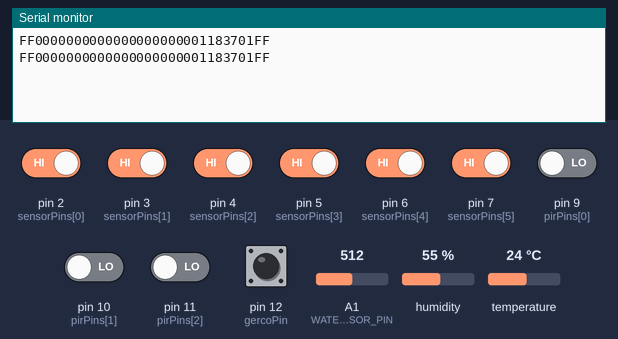
A sketch run on a simulated Arduino Uno, built with avr-gcc and run on an emulated ATmega328P. Parts: the last lines printed to the serial monitor. Inputs (shaded band) come from the test bench; at power-on: pin 2 (sensorPins[0]), pin 3 (sensorPins[1]), pin 4 (sensorPins[2]), pin 5 (sensorPins[3]), pin 6 (sensorPins[4]), pin 7 (sensorPins[5]), pin 12 (gercoPin) HIGH, pin 9 (pirPins[0]), pin 10 (pirPins[1]), pin 11 (pirPins[2]) LOW, temperature 24 °C, A1 (WATER_SENSOR_PIN) = 512, humidity 55 %.

Above: at 1.8 s.
1.9 s: temperature set to 12 °C
At 2.5 s:
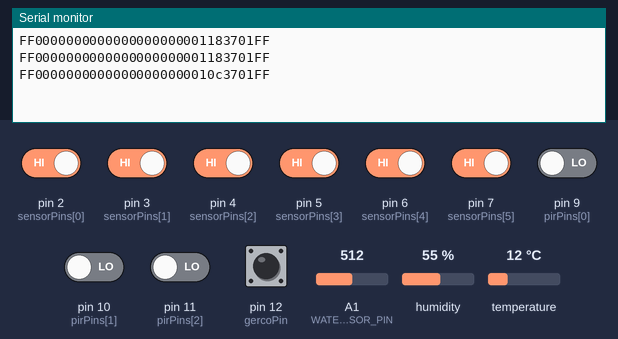
4.5 s: A1 (WATER_SENSOR_PIN) set to 490
At 5.5 s:
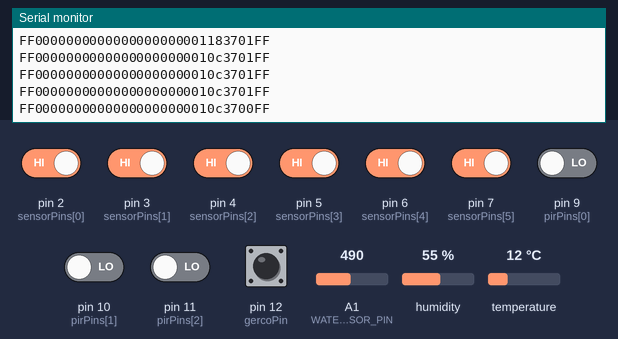
6.0 s: pin 2 (sensorPins[0]) driven LOW
At 6.5 s:
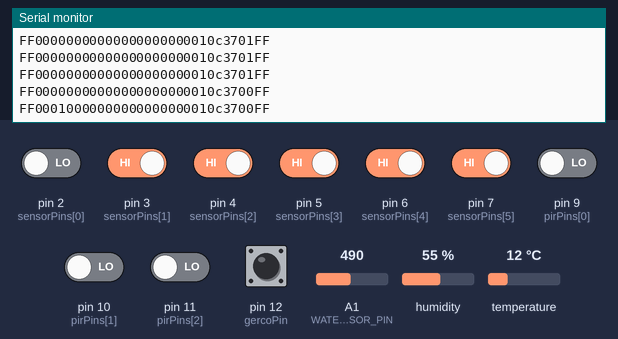
7.5 s: pin 3 (sensorPins[1]) driven LOW
At 8.5 s:
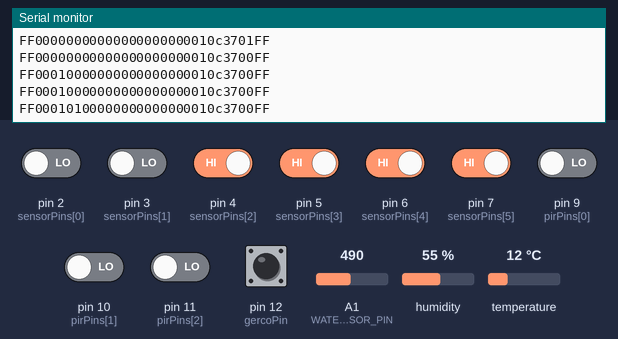
9.0 s: pin 4 (sensorPins[2]) driven LOW
At 9.5 s:
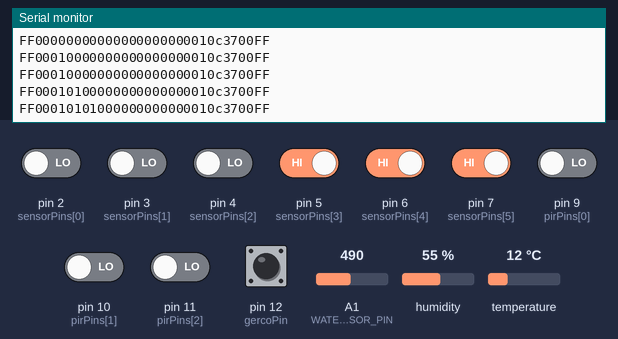
10.5 s: pin 5 (sensorPins[3]) driven LOW
At 11.5 s:
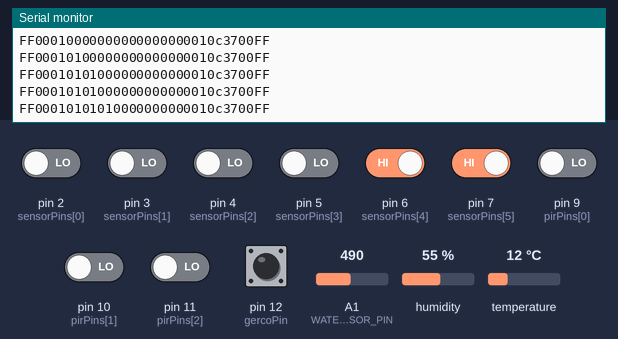

The sketch:

Slave.ino
```cpp
#include <dht.h>

dht DHT;
#define DHT22_PIN 8
#define WATER_SENSOR_PIN A1

struct {
    uint32_t total, ok, crc_error, time_out, connect, ack_l, ack_h, unknown;
} stat = {0};

#define NUM_SENSORS 6
#define NUM_PIR_SENSORS 3

const int sensorPins[NUM_SENSORS] = {2, 3, 4, 5, 6, 7};
const int pirPins[NUM_PIR_SENSORS] = {9, 10, 11};

byte sensorValues[NUM_SENSORS];
byte pirValues[NUM_PIR_SENSORS];
int waterSensorValue;

const int gercoPin = 12;
int oldValue = HIGH;

void setup() {
    Serial.begin(115200);
    pinMode(gercoPin, INPUT_PULLUP);
    for (int i = 0; i < NUM_SENSORS; i++) {
        pinMode(sensorPins[i], INPUT);
    }
    for (int i = 0; i < NUM_PIR_SENSORS; i++) {
        pinMode(pirPins[i], INPUT);
    }
}

void loop() {
    checkButtonState();
    readSmokeSensors();
    readPirSensors();
    readDHTSensor();
    readWaterSensor();
    sendDataAsHexString();
    delay(1000);
}

void checkButtonState() {
    int newValue = digitalRead(gercoPin);
    if (newValue != oldValue) {
        oldValue = newValue;
    }
}

void readSmokeSensors() {
    for (int i = 0; i < NUM_SENSORS; i++) {
        sensorValues[i] = (digitalRead(sensorPins[i]) == LOW) ? 1 : 0;
    }
}

void readPirSensors() {
    for (int i = 0; i < NUM_PIR_SENSORS; i++) {
        pirValues[i] = (digitalRead(pirPins[i]) == HIGH) ? 1 : 0;
    }
}

void readDHTSensor() {
    int chk = DHT.read22(DHT22_PIN);
    stat.total++;
    switch (chk) {
        case DHTLIB_OK: stat.ok++; break;
        case DHTLIB_ERROR_CHECKSUM: stat.crc_error++; break;
        case DHTLIB_ERROR_TIMEOUT: stat.time_out++; break;
        case DHTLIB_ERROR_CONNECT: stat.connect++; break;
        case DHTLIB_ERROR_ACK_L: stat.ack_l++; break;
        case DHTLIB_ERROR_ACK_H: stat.ack_h++; break;
        default: stat.unknown++; break;
    }
}

void readWaterSensor() {
    waterSensorValue = analogRead(WATER_SENSOR_PIN);
}

void sendDataAsHexString() {
    String data = "FF";
    data += (oldValue == LOW) ? "01" : "00";

    for (int i = 0; i < NUM_SENSORS; i++) {
        data += (sensorValues[i] == 1) ? "01" : "00";
    }

    for (int i = 0; i < NUM_PIR_SENSORS; i++) {
        data += (pirValues[i] == 1) ? "01" : "00";
    }

    int temperature = static_cast<int>(DHT.temperature);
    String tempHex;
    data += (temperature < 0) ? "00" : "01";

    if (temperature < 0) {
        tempHex = String(abs(temperature), HEX);
    } else {
        tempHex = String(temperature, HEX);
    }

    if (tempHex.length() < 2) tempHex = "0" + tempHex;
    data += tempHex;

    int humidity = static_cast<int>(DHT.humidity);
    String humidityHex = String(humidity, HEX);
    if (humidityHex.length() < 2) humidityHex = "0" + humidityHex;
    data += humidityHex;

    data += (waterSensorValue < 500) ? "00" : "01";
    data += "FF";

    Serial.println(data);
}
```

Measured:
- after the input at 1.9 s, the serial monitor: prints a new line after 0.12 s (image 1)
- after the input at 4.5 s, the serial monitor: prints a new line after 0.54 s (image 2)
- after the input at 6.0 s, the serial monitor: prints a new line after 0.05 s (image 3)
- after the input at 7.5 s, the serial monitor: prints a new line after 0.56 s (image 4)
- after the input at 9.0 s, the serial monitor: prints a new line after 0.06 s (image 5)
- after the input at 10.5 s, the serial monitor: prints a new line after 0.58 s (image 6)
